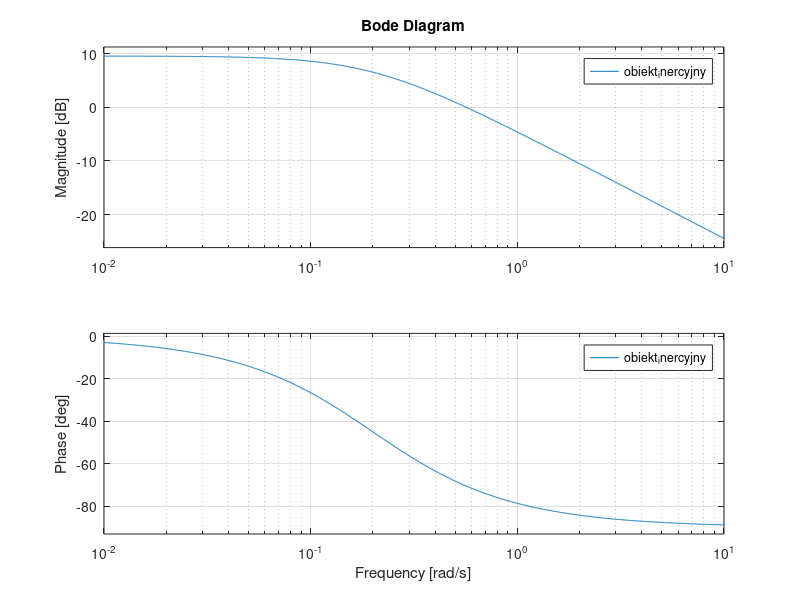

Recreate this plot in MATLAB.
clear;close all; clc;
% Transmitancja: G(s) = k / (Ts + 1).
% Stałe:
k = 3;
T = 5;

% Utwórz obiekt inercyjny o zadanej transmitancji.
obiekt_inercyjny = tf(k, [T, 1]);

% Charakterystyka skokowa.
figure(1);
subplot(2,2,1);
step(obiekt_inercyjny);
grid on;

% Charakterystyka impulsowa.
subplot(2,2,2);
impulse(obiekt_inercyjny);
grid on;

% Charakterystyka Nyquista.
subplot(2,2,3);
nyquist(obiekt_inercyjny);
grid on;

% Charakterystyka Bodego.
subplot(2,2,4);
bode(obiekt_inercyjny);
grid on;